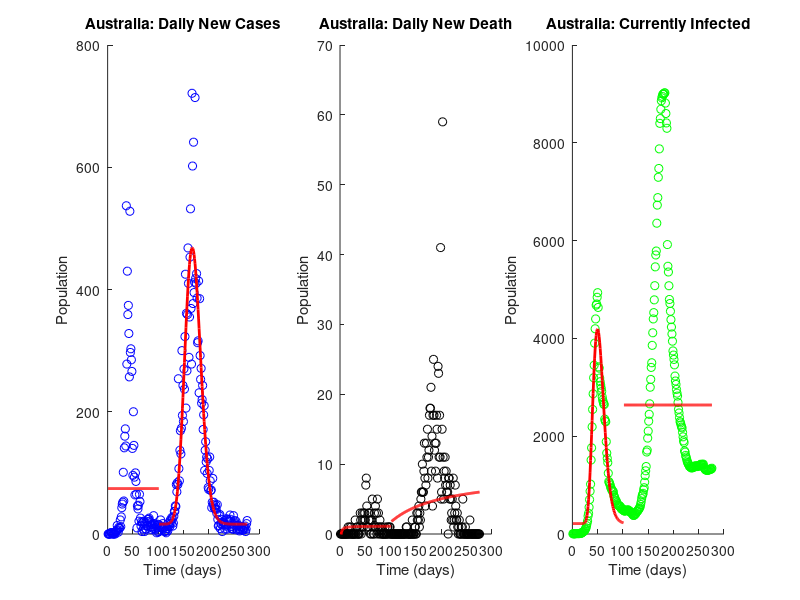

The MATLAB source for this figure: (Note: this script raises an error after producing the figure.)
clc; clear all;
close all;

load('COVID_data.mat')  %load data file

peak1= 1:101;   %Feb 15 - May 25
peak2= 102:276; %May 26 - Nov 16

%modified Gaussian function
fun= @(p,x) p(1)+p(2).*exp(-((x-p(3)).^2)./(2.*(p(4).^2.*x)));

p01=[1 2100 30 100];    %for 1st peak of "currently infected" graph
pInfectedPeak1=lsqcurvefit(fun,p01,peak1,Australia.currently_infected(peak1));
p02=[110 3000 300 100]; %for 2nd peak of "currently infected" graph
pInfectedPeak2=lsqcurvefit(fun,p02,peak2,Australia.currently_infected(peak2));

p03=[0.1 2100 27 105];  %for 1st peak of "daily new cases" graph
pNewCasePeak1=lsqcurvefit(fun,p03,peak1,Australia.daily_new_cases(peak1));
p04= [110 4000 100 90]; %for 2nd peak of "daily new cases" graph
pNewCasePeak2=lsqcurvefit(fun,p04,peak2,Australia.daily_new_cases(peak2));


p05= [0.001 100 27 105];    %for 1st peak of "daily new death" graph
pNewDeathPeak1=lsqcurvefit(fun,p05,peak1,Australia.daily_new_death(peak1));
p06= [10 20 200 30];   %for 2nd peak of "daily new death" graph
pNewDeathPeak2=lsqcurvefit(fun,p06,peak2,Australia.daily_new_death(peak2));

subplot(1,3,1)  %place the 1st graph of 3
hold on
ylabel('Population');   % y axis
xlabel('Time (days)');  % x axis
title('Australia: Daily New Cases')
plot (Australia.daily_new_cases,'bo')   %plot daily new cases data with blue cirlces
plot (peak1, fun(pNewCasePeak1,peak1),'r-','LineWidth',2)   %plot with red lines for each peak
plot (peak2, fun(pNewCasePeak2,peak2),'r-','LineWidth',2)

subplot(1,3,2)  %place the 2nd graph of 3
hold on
ylabel('Population');   % y axis
ylim([0 70])
xlabel('Time (days)');  % x axis
title('Australia: Daily New Death')
plot (Australia.daily_new_death,'ko')   %plot daily new death data with black circles
plot (peak1, fun(pNewDeathPeak1,peak1),'r-','LineWidth',2)  %plot with red lines for each peak
plot (peak2, fun(pNewDeathPeak2,peak2),'r-','LineWidth',2)

subplot(1,3,3)  %place the 3rd graph of 3
hold on
ylabel('Population');   % y axis
xlabel('Time (days)');  % x axis
title('Australia: Currently Infected')  
plot (Australia.currently_infected,'go')    %plot currently infected data with green circles
plot (peak1, fun(pInfectedPeak1,peak1),'r-','LineWidth',2)  %plot with red lines for each peak
plot (peak2, fun(pInfectedPeak2,peak2),'r-','LineWidth',2)

%% using SIR model
clc; clear all;
close all;

load('COVID_data.mat')

N= 25499884; %australia population
I0= Australia.currently_infected(101); %initially infected on May 25th 
R0 = 1450000;   %initial recovered population        //change!
gamma = 0.3;   %duration of infectious period   //change!
r0 = 1.089;  %reproductive value              //change!
tspan = [101,276];  %length of time

recoveryRate = 1./gamma;   %recovery rate
beta = r0.*recoveryRate./N;   %infection rate
S0 = N -I0 -R0;   %initial susceptible population
N0 = I0 +R0 +S0;  %total population

pars = [beta, recoveryRate, N, r0]; %parameters
y0 = [S0 I0 R0];    %initial values

[t,y] = ode45(@SIR, tspan, y0, [], pars);   %SIR model

subplot(1,3,1)
hold on
ylabel('Population');   % y axis
xlabel('Time (days)');  % x axis
title('Australia: Susceptible')
plot(t,y(:,1),'b-','LineWidth',2)

subplot(1,3,2)
hold on
ylabel('Population');   % y axis
xlabel('Time (days)');  % x axis
title('Australia: Infectious')
plot(101:276,Australia.currently_infected(101:276),'go') %plot the given data(blue circle)
plot(t+30,y(:,2), 'r-','LineWidth',2);   %plot the infection fitting graph(red line)
legend('Currently Infected','SIR Infectious');

subplot(1,3,3)
hold on
ylabel('Population');   % y axis
xlabel('Time (days)');  % x axis
title('Australia: Recovered')
plot(t, y(:,3),'m-','LineWidth',2)

function f = SIR(t,y,pars)
f = zeros(3,1); %create three blanks
f(1) = -pars(1)*y(1)*y(2);  %ds/dt
f(2) = pars(1)*y(1)*y(2) -pars(2)*y(2);    %dI/dt
f(3) = pars(2)*y(2);  %dR/dt
end